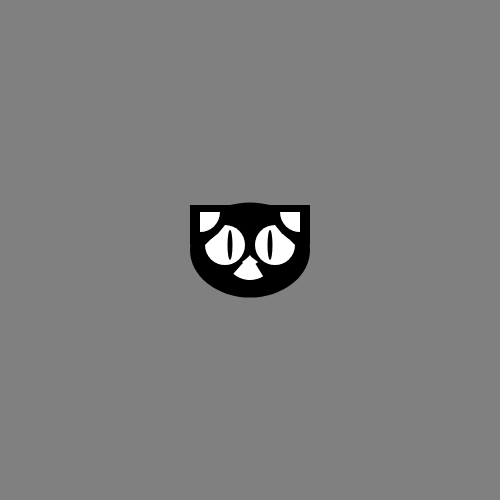
Frame 1 (no input)
Frame 60 (no input): identical to frame 1, image omitted
Frame 120 (the mouse pressed at the canvas centre since frame 60): identical to frame 1, image omitted

The p5.js sketch that drew this single still picture (run headless with seeded random() and noise() and a simulated clock; from frame 60 on, the mouse is pressed at the canvas centre):

// p5.js sketch
// ── sketch.js
var posX = 0;
var posY = 0;
var bgColor;


function setup(){
    createCanvas(500,500);
      bgColor = color("grey");
 
    
    posX =250;
    posY = 250;
    
}


function draw(){
  //the face
    background(bgColor);
    noStroke();
    
   
    fill("black");

    ellipse(posX,posY,120,95);


     fill("white");
  arc(posX+25, posY-5, 40, 40, 0, PI+HALF_PI, CHORD);
arc(posX-25, posY-5,40,40,PI+HALF_PI, PI, CHORD);
    arc(posX, posY+5, 50, 50, 45, 40, HALF_PI);

fill("black");
        arc(posX+60, posY-45, 80, 80, HALF_PI, PI);
    arc(posX-60, posY-45, 80,80, 0,HALF_PI);
      ellipse(posX +20, posY -5, 5,30);
    ellipse(posX -20, posY -5, 5,30);
    fill("white");
    noStroke();
         arc(posX+50, posY-38, 40, 40, HALF_PI, PI);
        arc(posX-50, posY-38, 40,40, 0,HALF_PI);  
    rect(posX-2, posY+15 ,4,12);

    quad(posX-8, posY+12, posX, posY+6, posX+8, posY+12, posX, posY+18);
    //the face

   
}
